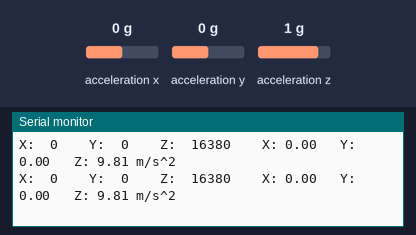
The sketch below on a simulated Arduino Mega 2560, built with avr-gcc and run on an emulated ATmega2560. Shown: the last lines printed to the serial monitor. The test bench sets the inputs (shaded band); at power-on: acceleration x 0 g, acceleration z 1 g, acceleration y 0 g.

Above: at 1.2 s.
1.3 s: acceleration x set to -1.4 g
At 1.62 s:
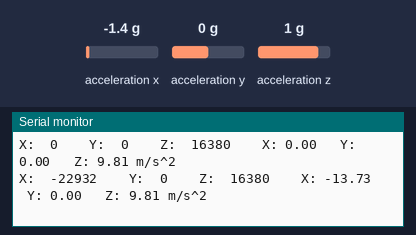
2.8 s: acceleration z set to 0 g
At 2.85 s:
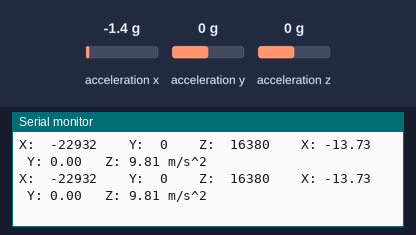
5.8 s: acceleration x set to 0 g
At 5.9 s:
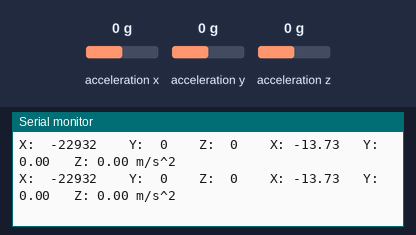
8.8 s: acceleration y set to -1.4 g
At 8.95 s:
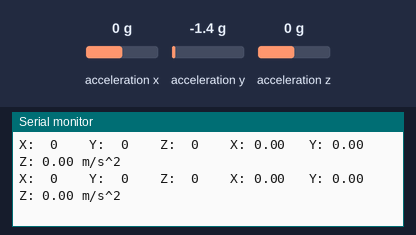
10.3 s: acceleration y set to 0 g
At 10.37 s:
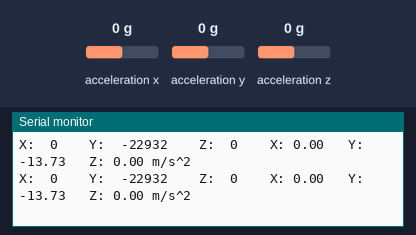

Measured:
- after the input at 1.3 s, the serial monitor: prints a new line after 0.16 s (image 1)

The sketch:

accel_SC.ino
```cpp
// Basic demo for accelerometer readings from Adafruit LIS3DH

#include <Wire.h>
#include <SPI.h>
#include <Adafruit_LIS3DH.h>
#include <Adafruit_Sensor.h>

// Used for software I2C
//#define LIS3DH_CLK 21 //Board-Pin "SCL" (Feather M0) connected to Sensor-Pin (LIS3DH) "SCL"
//#define LIS3DH_MOSI 20 //Board-Pin "SDA" (Feather M0) connected to Sensor-Pin (LIS3DH) "SDA"


// Used for software SPI
#define LIS3DH_CLK 24   //Board-Pin "SCK" (Feather M0) connected to Sensor-Pin (LIS3DH) "SCL"
#define LIS3DH_MISO 22  //Board-Pin "MISO" (Feather M0) connected to Sensor-Pin (LIS3DH) "SDO"
#define LIS3DH_MOSI 23  //Board-Pin "MOSI" (Feather M0) connected to Sensor-Pin (LIS3DH) "SDA"
// Used for hardware & software SPI
#define LIS3DH_CS 5 ////Board-Pin "5"(choose any I/O-Pin from the Feather M0) connected to Sensor-Pin (LIS3DH) "CS"


// software SPI
//Adafruit_LIS3DH lis = Adafruit_LIS3DH(LIS3DH_CS, LIS3DH_MOSI, LIS3DH_MISO, LIS3DH_CLK);
// hardware SPI
Adafruit_LIS3DH lis = Adafruit_LIS3DH(LIS3DH_CS); //Used for SPI
// I2C
//Adafruit_LIS3DH lis = Adafruit_LIS3DH(); //Used for I2C

#if defined(ARDUINO_ARCH_SAMD)
// for Zero, output on USB Serial console, remove line below if using programming port to program the Zero!
   #define Serial Serial
#endif

void setup(void) {
#ifndef ESP8266
  while (!Serial);     // will pause Zero, Leonardo, etc until serial console opens
#endif

  Serial.begin(9600);
  Serial.println("LIS3DH test!");

  if (! lis.begin(0x18)) {   // change this to 0x19 for alternative i2c address
    Serial.println("Couldnt start");
    while (1);
  }
  Serial.println("LIS3DH found!");

  lis.setRange(LIS3DH_RANGE_2_G);   // 2, 4, 8 or 16 G!

  Serial.print("Range = "); Serial.print(2 << lis.getRange());
  Serial.println("G");
}

void loop() {
  lis.read();      // get X Y and Z data at once
  // Then print out the raw data
  Serial.print("X:  "); Serial.print(lis.x);
  Serial.print("  \tY:  "); Serial.print(lis.y);
  Serial.print("  \tZ:  "); Serial.print(lis.z);

  /* Or....get a new sensor event, normalized */
  sensors_event_t event;
  lis.getEvent(&event);

  /* Display the results (acceleration is measured in m/s^2) */
  Serial.print("\t\tX: "); Serial.print(event.acceleration.x);
  Serial.print(" \tY: "); Serial.print(event.acceleration.y);
  Serial.print(" \tZ: "); Serial.print(event.acceleration.z);
  Serial.println(" m/s^2 ");

  Serial.println();

  delay(200);
}
```
